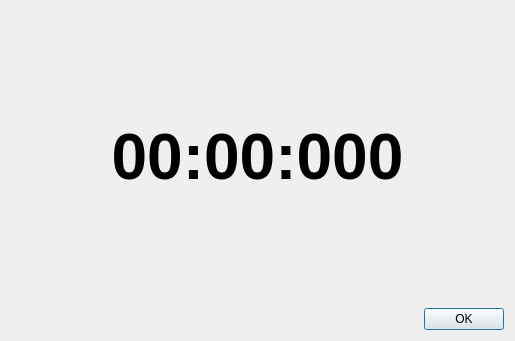
<?xml version="1.0" encoding="UTF-8"?>
<ui version="4.0">
 <class>Dialog</class>
 <widget class="QDialog" name="Dialog">
  <property name="geometry">
   <rect>
    <x>0</x>
    <y>0</y>
    <width>515</width>
    <height>341</height>
   </rect>
  </property>
  <property name="windowTitle">
   <string>Dialog</string>
  </property>
  <layout class="QVBoxLayout" name="verticalLayout">
   <item>
    <widget class="QLabel" name="label">
     <property name="font">
      <font>
       <pointsize>48</pointsize>
       <bold>true</bold>
      </font>
     </property>
     <property name="text">
      <string>00:00:000</string>
     </property>
     <property name="alignment">
      <set>Qt::AlignCenter</set>
     </property>
    </widget>
   </item>
   <item>
    <widget class="QDialogButtonBox" name="buttonBox">
     <property name="standardButtons">
      <set>QDialogButtonBox::Ok</set>
     </property>
    </widget>
   </item>
  </layout>
 </widget>
 <resources/>
 <connections/>
</ui>
